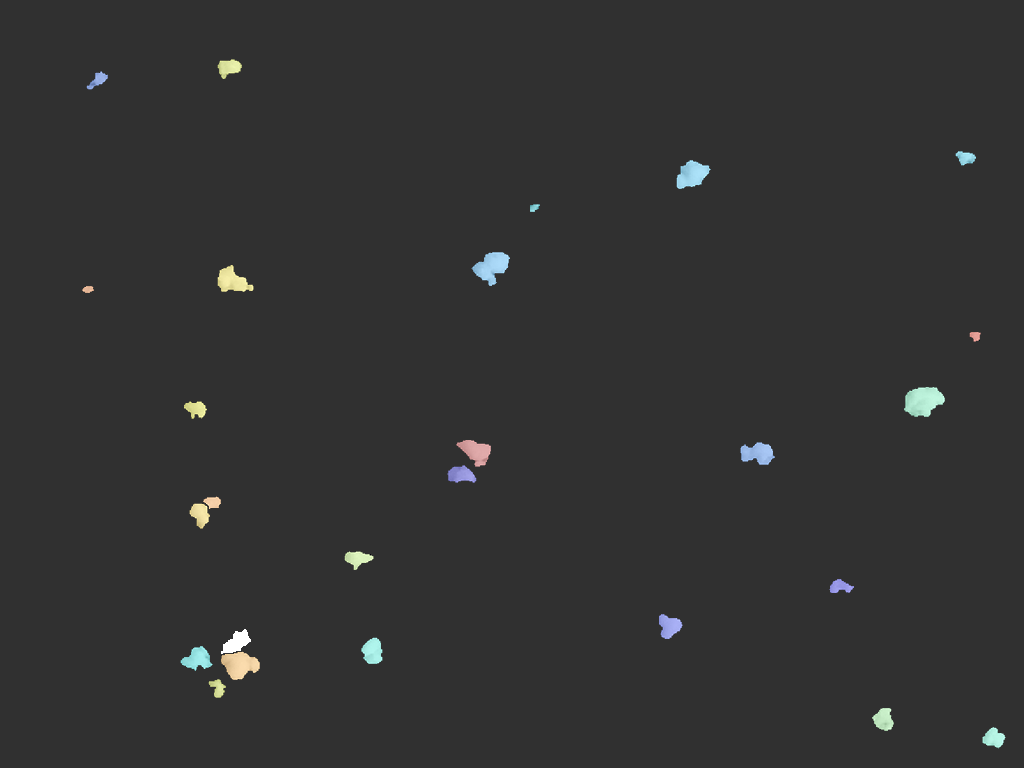
#> input picture Harris_watershed/text_image/2_10.png, 1024 x 768 px
$ python handDrawnVersion_text.py
#> lines starting #> are read from the running program, lines starting #| are printed output that depends on the picture; after the words box and inside, x2 and y2 are one past the last pixel; in counts of white or black regions, pixels touching at a corner belong together; long printed decimals are rounded
import cv2
import numpy as np
import matplotlib.pyplot as plt

# 读取图像
image = cv2.imread(
    'Harris_watershed/text_image/2_10.png')
#> image is the input picture: shape (768, 1024, 3); mean B, G, R 49.9, 50, 49.7

# 将图像转换为灰度图像
gray = cv2.cvtColor(image, cv2.COLOR_BGR2GRAY)


# 对图像进行二值化处理
ret, thresh = cv2.threshold(gray, 127, 255, cv2.THRESH_BINARY)
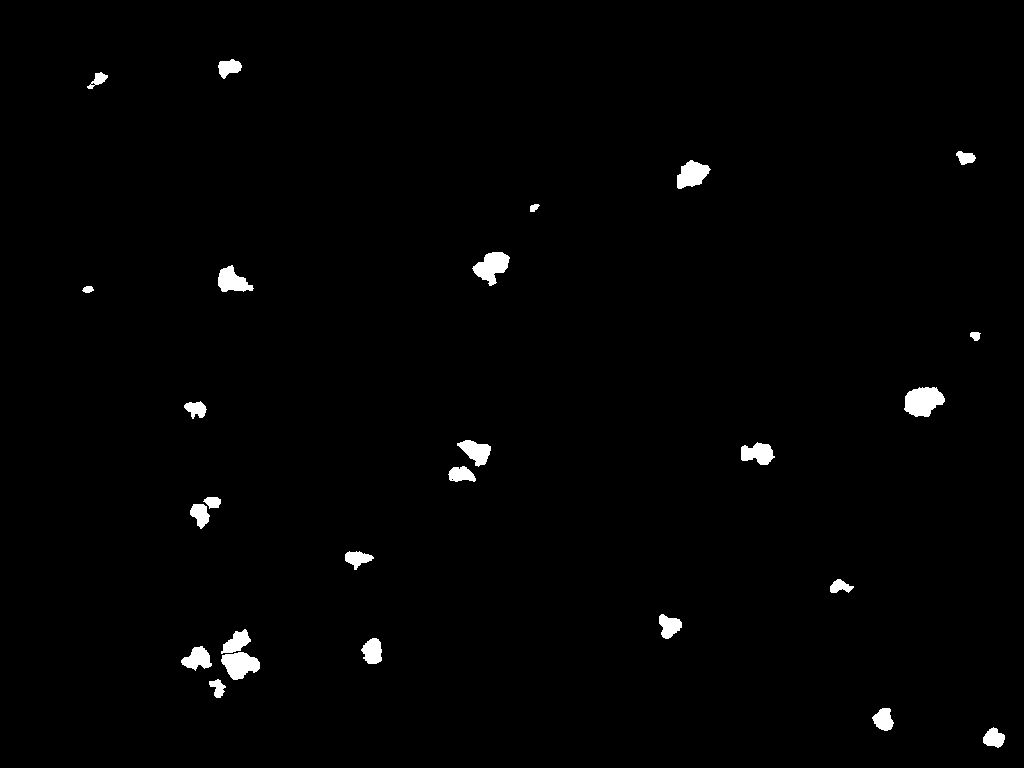
#> thresh: shape (768, 1024); 1.2% white; 26 white regions
cv2.imshow('thresh',thresh)
cv2.waitKey(0)
cv2.destroyAllWindows()

# 查找图像中的轮廓
contours, _ = cv2.findContours(
    thresh, cv2.RETR_EXTERNAL, cv2.CHAIN_APPROX_SIMPLE)
#> contours = 26 contours; largest, box (x1, y1, x2, y2) and area: (904, 387, 945, 417) 839, (472, 252, 510, 286) 680, (221, 652, 260, 680) 679, (677, 160, 711, 189) 584, (218, 265, 254, 292) 526

# 初始化粒子数量和面积列表
particle_count = 0
particle_areas = []
particle_diameters = []

# 遍历每个轮廓
for contour in contours:
    # 计算轮廓的面积
    area = cv2.contourArea(contour)

    # 根据面积大小判断是否为粒子
    if 10000 > area > 1:
        # 绘制面积标签在粒子上
        M = cv2.moments(contour)
        cx = int(M["m10"] / M["m00"])
        cy = int(M["m01"] / M["m00"])
        # cv2.drawMarker(image, (cx, cy), (0, 0, 255), 1, 10, 2)

        # 计算等效圆直径
        equivalent_diameter = 2 * np.sqrt(area / np.pi)*0.02324219
        particle_diameters.append(equivalent_diameter)
        # # 绘制等效直径文本
        # cv2.putText(image, f'{equivalent_diameter:.2f}', (cx, cy),
        #             cv2.FONT_HERSHEY_SIMPLEX, 0.5, (0, 0, 255), 1)
        # particle_diameters.append(equivalent_diameter)
        # 在图片上绘制等效直径
        if 0 <= equivalent_diameter <= 200:
            # 绘制面积标签在粒子上
            M = cv2.moments(contour)
            cx = int(M["m10"] / M["m00"])
            cy = int(M["m01"] / M["m00"])
            cv2.drawMarker(image, (cx, cy), (0, 0, 255), 1, 5, 1)

            # 绘制等效直径文本
            cv2.putText(image, f'{equivalent_diameter:.2f}', (cx, cy),
                        cv2.FONT_HERSHEY_SIMPLEX, 0.5, (0, 0, 255), 1)

        # 增加粒子数量和直径到列表中
        particle_count += 1
        particle_areas.append(equivalent_diameter)
#> this loop made 26 passes
#> (area, equivalent_diameter) on passes 1 to 12: (280, 0.439), (313.5, 0.464), (154, 0.325), (679, 0.683), (417.5, 0.536), (372.5, 0.506), (360.5, 0.498), (340.5, 0.484), (178, 0.35), (272.5, 0.433), (287, 0.444), (129.5, 0.298)
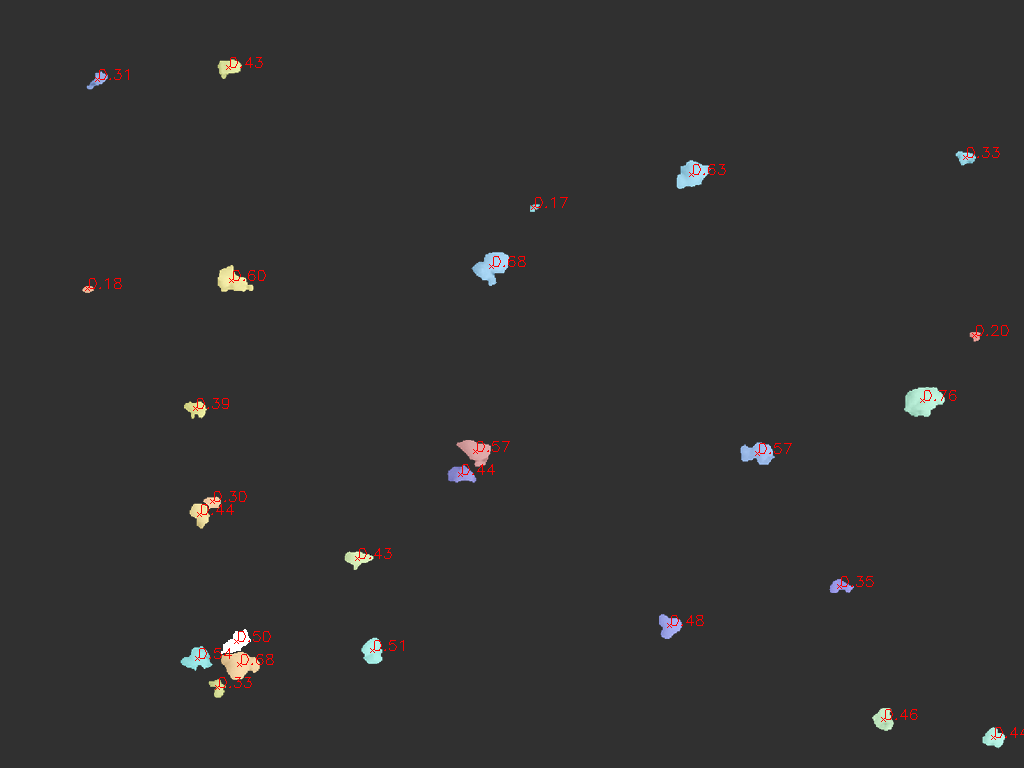
#> image: shape (768, 1024, 3); 0.29% of pixels changed, all inside (x1, y1, x2, y2) = (85, 57, 1024, 740)
#> after the loop, particle_areas = 26 values, max 0.76 at index 16, min 0.171 at index 21, mean 0.452; particle_count = 26; particle_diameters has the same summary as particle_areas

# 输出粒子数量和平均面积
print("Particle Count:", particle_count)
#| Particle Count: 26
print("Average Area:", sum(particle_areas) / len(particle_areas))
#| Average Area: 0.4516

# 显示带有面积标签的图像
cv2.imshow("Image", image)
cv2.waitKey(0)
cv2.destroyAllWindows()

# [8 lines of commented-out code are left out]
bins = [0, 0.08, 0.16, 0.24, 0.32, 0.40, 0.48, 0.56, 0.64, 0.72, 0.8]
# 绘制粒径分布直方图
plt.hist(particle_diameters, bins=bins, edgecolor='black')
plt.xlabel('Equivalent Diameter')
plt.ylabel('Count')
plt.title('Particle Size Distribution (hand)')
plt.xticks(bins)
plt.show()
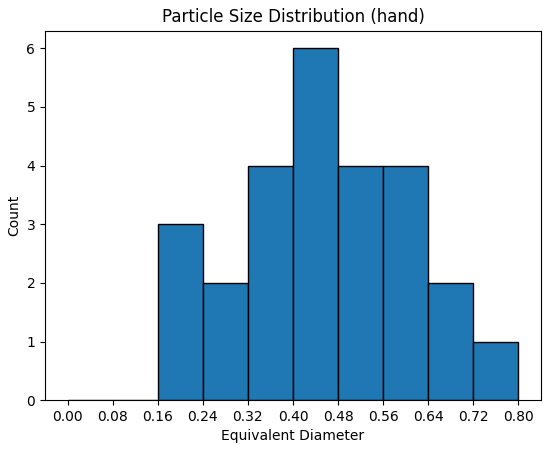
#> figure drawn by matplotlib, 1 panel; tallest bar 6 high, from x = 0.4 to 0.48

$ run again, with Harris_watershed/text_image/2_19.png copied over Harris_watershed/text_image/2_10.png
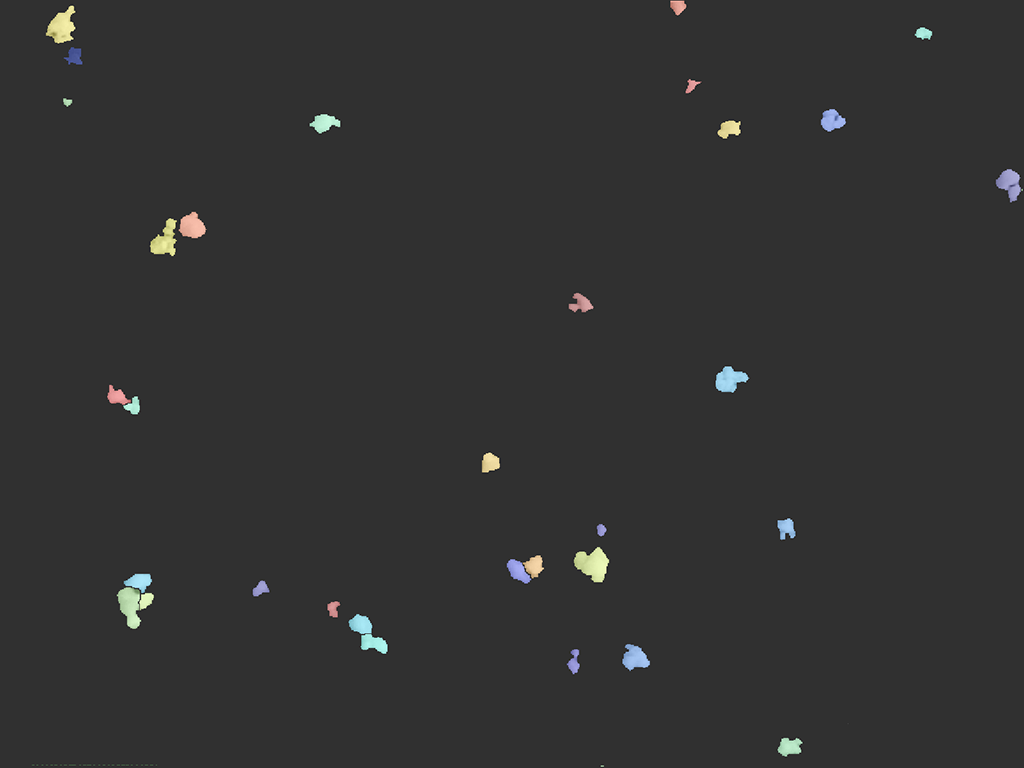
#> input picture Harris_watershed/text_image/2_19.png, 1024 x 768 px
#> image is the input picture: shape (768, 1024, 3); mean B, G, R 49.8, 49.9, 49.8
#> `ret, thresh = cv2.threshold(gray, 127, 255, cv2.THRESH_BINARY)`:
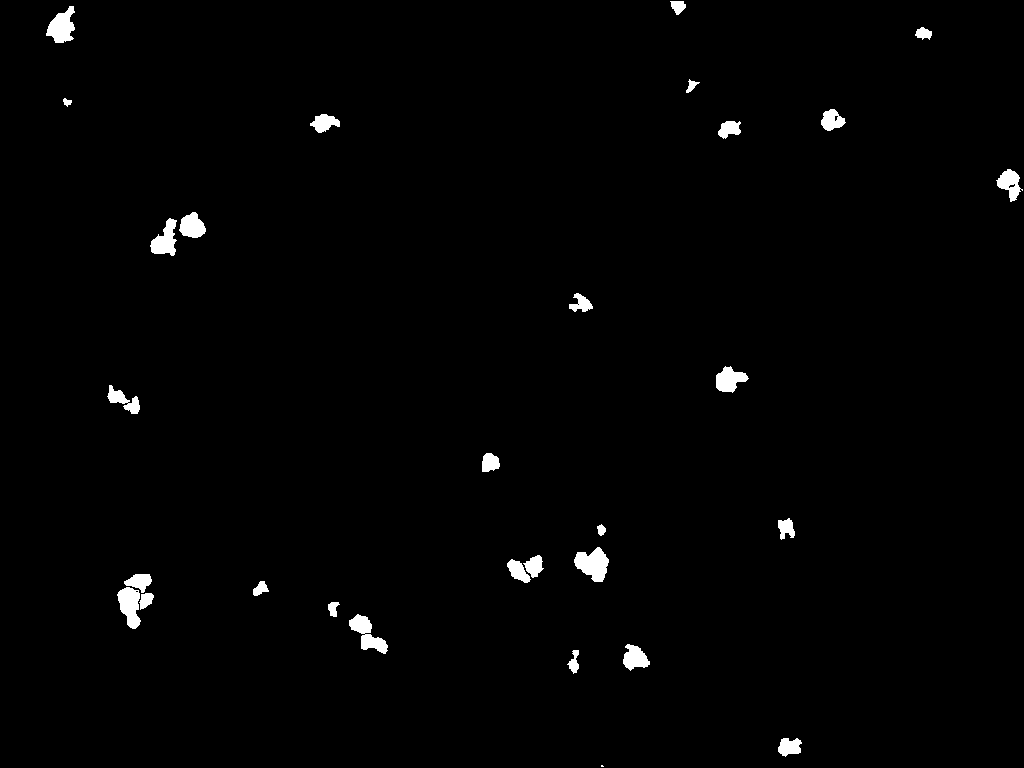
#> thresh: shape (768, 1024); 1.2% white; 30 white regions (1 under 20 px)
#> contours = 30 contours, 1 with area under 20; largest, box (x1, y1, x2, y2) and area: (574, 547, 609, 582) 724, (349, 614, 388, 654) 607, (117, 587, 141, 629) 606, (46, 6, 75, 43) 604, (150, 218, 177, 256) 528
#> the loop `for contour in contours:` made 30 passes
#> (area, equivalent_diameter) on passes 2 to 9: (290.5, 0.447), (126, 0.294), (419, 0.537), (607, 0.646), (96, 0.257), (143, 0.314), (606.5, 0.646), (122, 0.29)
#> after the loop `for contour in contours:`: particle_areas = 30 values, max 0.706 at index 12, min 0.0321 at index 0, mean 0.419; particle_count = 30; particle_diameters has the same summary as particle_areas
#| Particle Count: 30
#| Average Area: 0.4192
#> `plt.show()`:
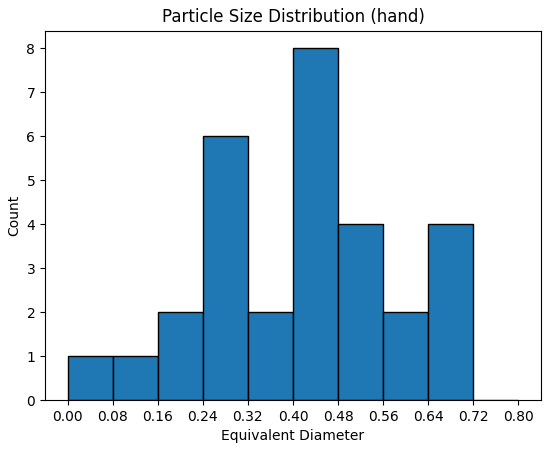
#> figure drawn by matplotlib, 1 panel; tallest bar 8 high, from x = 0.4 to 0.48

$ run again, with Harris_watershed/text_image/2_7.png copied over Harris_watershed/text_image/2_10.png
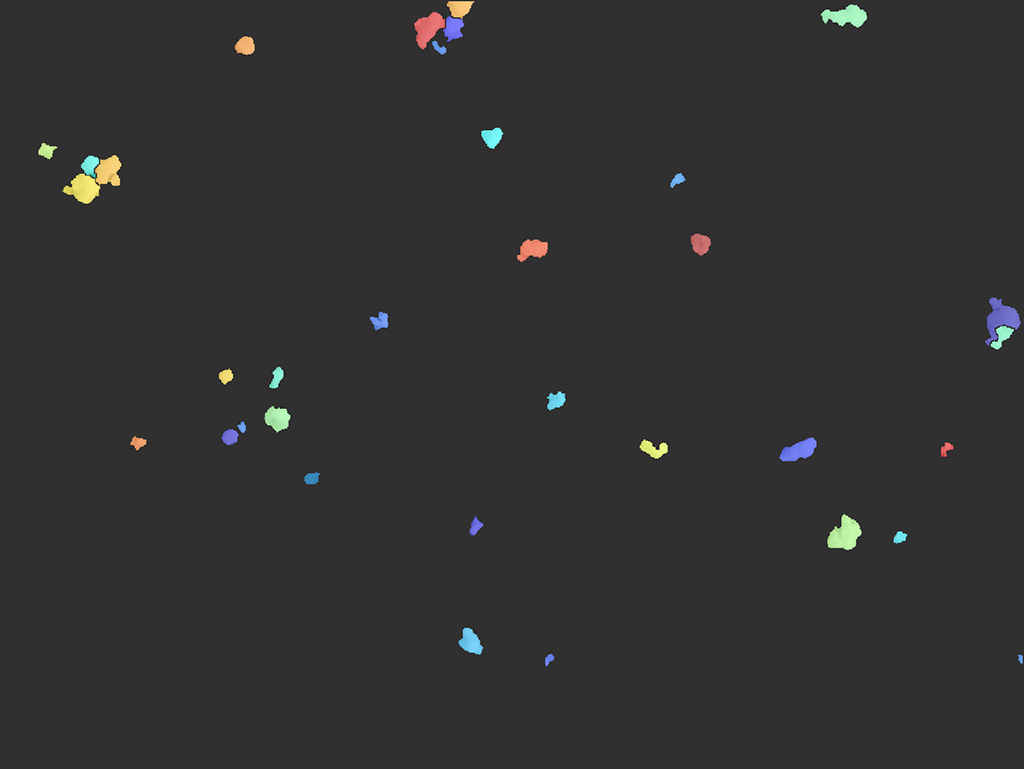
#> input picture Harris_watershed/text_image/2_7.png, 1024 x 769 px
#> image is the input picture: shape (769, 1024, 3); mean B, G, R 49.6, 49.7, 49.6
#> `ret, thresh = cv2.threshold(gray, 127, 255, cv2.THRESH_BINARY)`:
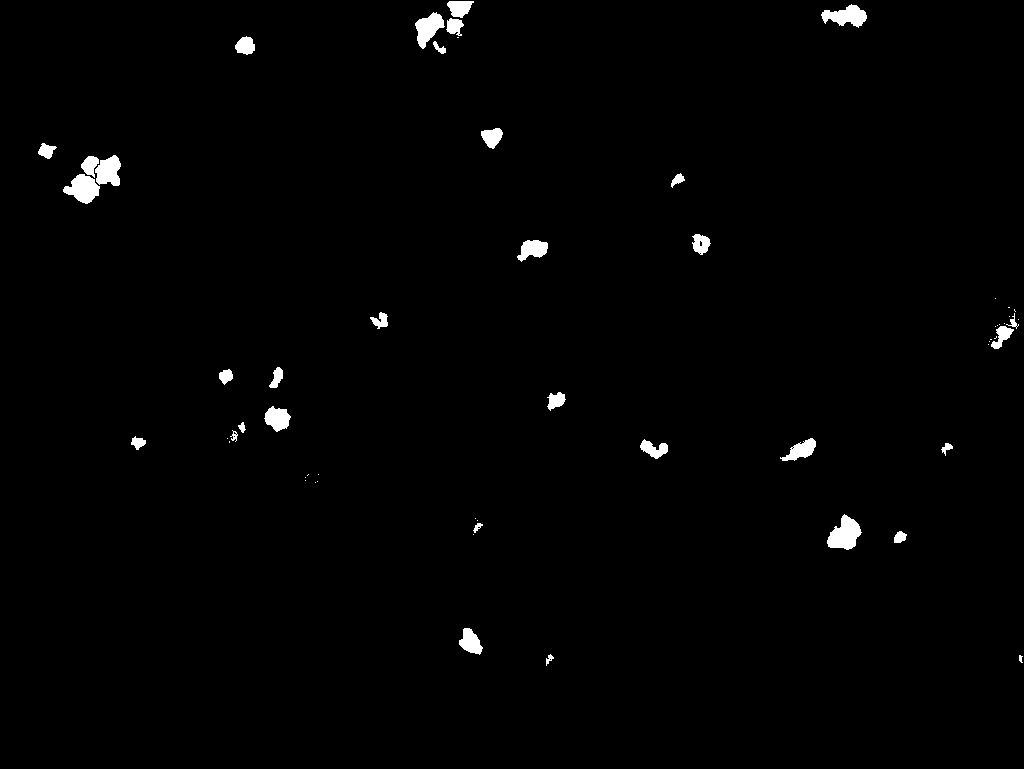
#> thresh: shape (769, 1024); 1.1% white; 58 white regions (25 under 20 px)
#> contours = 58 contours, 26 with area under 20; largest, box (x1, y1, x2, y2) and area: (827, 514, 862, 550) 714, (63, 174, 100, 204) 630, (821, 4, 867, 28) 570, (415, 12, 445, 49) 548, (95, 155, 121, 186) 531
#> the loop `for contour in contours:` made 58 passes
#> (area, equivalent_diameter) on passes 2, 3, 5, 6, 9, 16, 18, 19: (29, 0.141), (361.5, 0.499), (94.5, 0.255), (34.5, 0.154), (713.5, 0.701), (51.5, 0.188), (264.5, 0.427), (368.5, 0.503)
#> after the loop `for contour in contours:`: particle_areas = 33 values, max 0.701 at index 5, min 0.0927 at index 0, mean 0.367; particle_count = 33; particle_diameters has the same summary as particle_areas
#| Particle Count: 33
#| Average Area: 0.367
#> `plt.show()`:
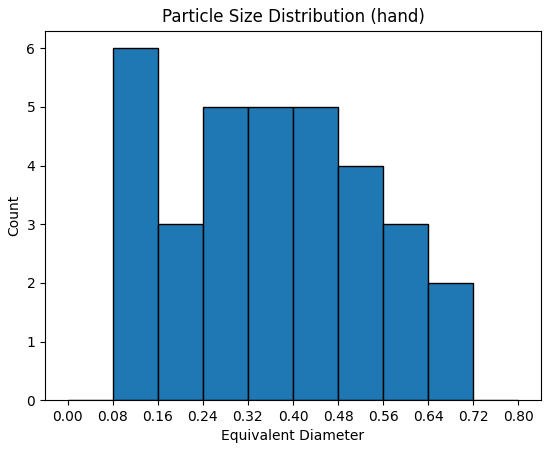
#> figure drawn by matplotlib, 1 panel; tallest bar 6 high, from x = 0.08 to 0.16
